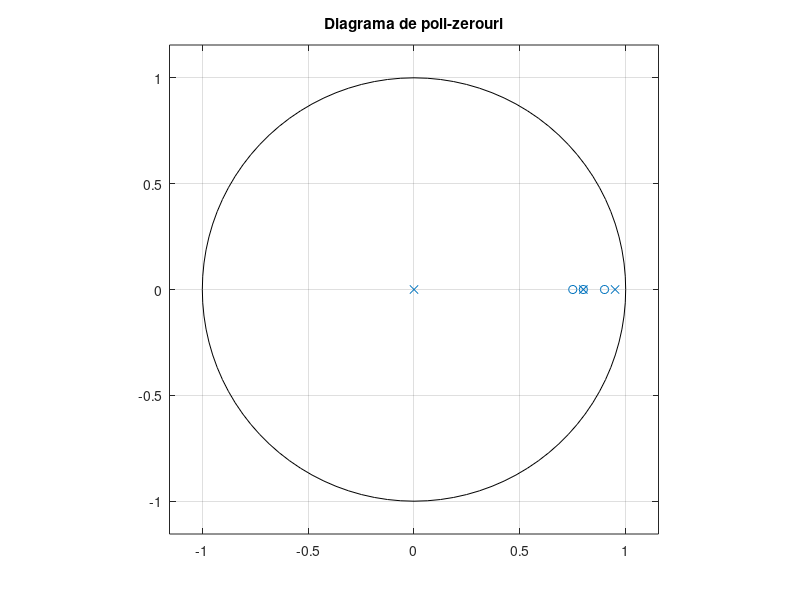
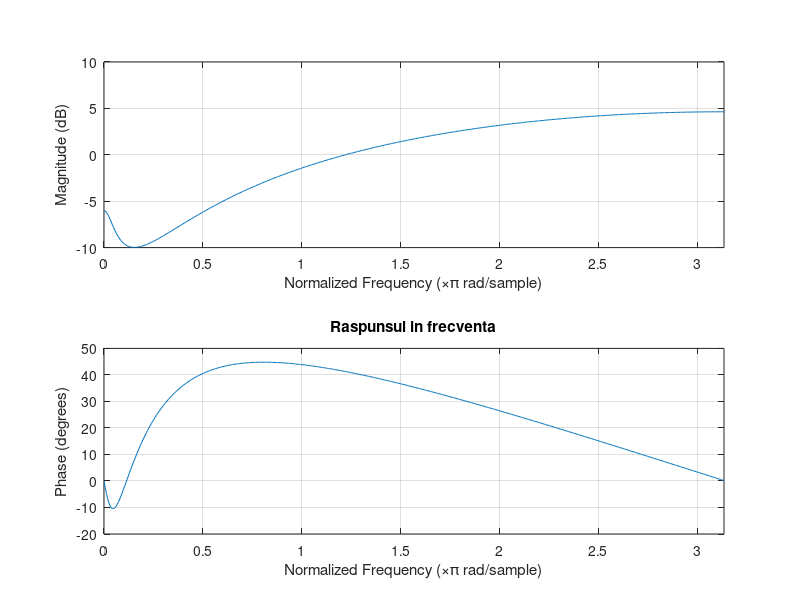
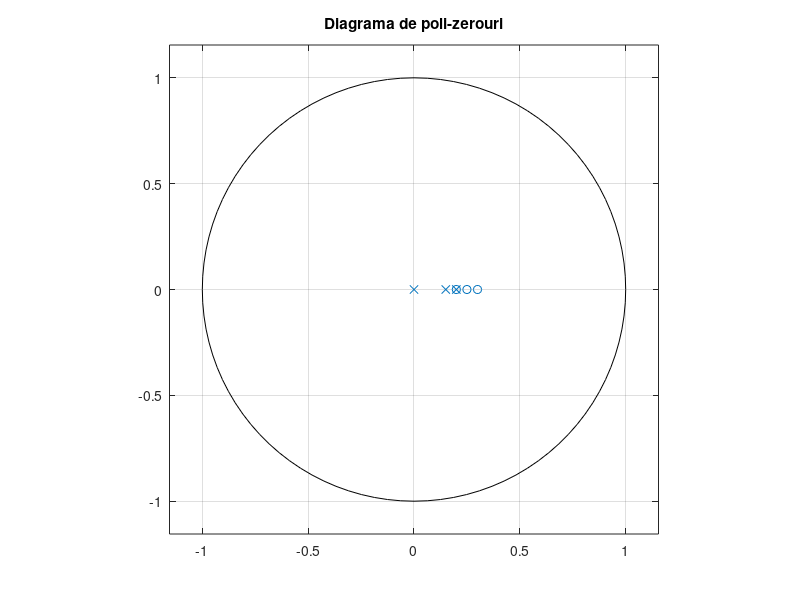
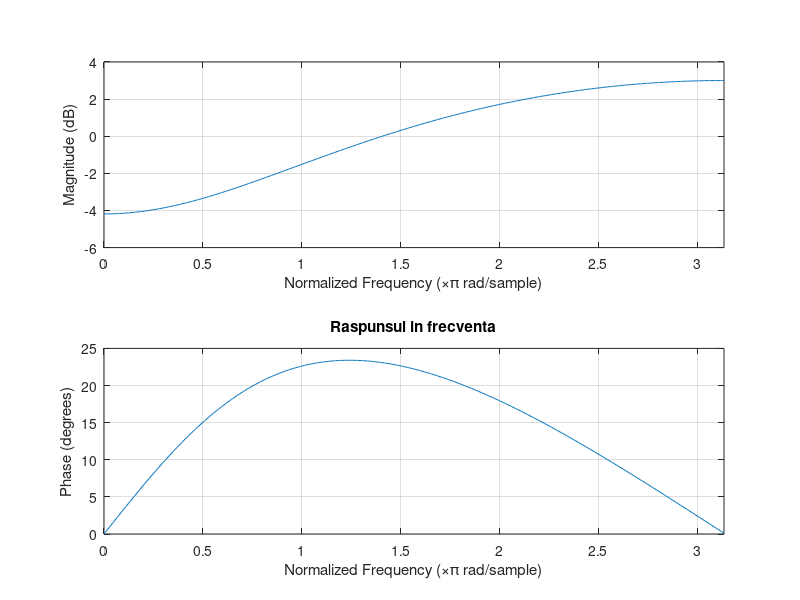

The MATLAB source for these figures, in order:
%% Subpunctul_a____________________________________________________________
clear all
close all
clc

teta=pi/3;
w=-pi:0.01:pi;

%zerouri
b1=0.75;
b2= 0.8;
b3=0.9;
b=[1 -(b1+b2+b3) b1*b2+b2*b3+b3*b1 -b1*b2*b3]; %(1-p1z)(1-p2z)(1-p3z)=1-(p1+p2+p3)z+(p1*p2+p2*p3+p3*p1)z^2+p1*p2*p3*z^3

%poli
a1=0.8;
a2=0.95;
a=[1 -a1-a2 a1*a2]; 

[H,w]=freqz(b,a);

figure;
zplane(b, a);
title('Diagrama de poli-zerouri');

figure;
freqz(b, a, w);
title('Raspunsul in frecventa');

%% Subpunctul_b____________________________________________________________
%clear all
%close all
%clc

teta=pi/3;
w=-pi:0.01:pi;

% zerouri
b1  = 0.2; 
b2  = 0.25;
b3  = 0.3;
b=[1 -(b1+b2+b3) b1*b2+b2*b3+b3*b1 -b1*b2*b3];


% poli
a1 = 0.2;
a2 = 0.15;
a3 = 0.25;
a=[1 -a1-a2 a1*a2];

[H,w]=freqz(b,a);

figure;
zplane(b, a);
title('Diagrama de poli-zerouri');

figure;
freqz(b, a, w);
title('Raspunsul in frecventa');